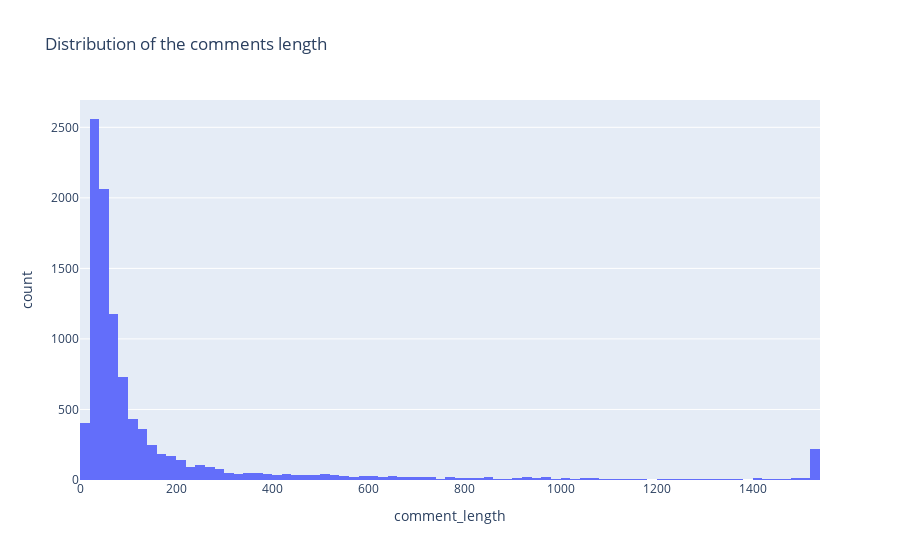

The notebook cell saved with this chart:
### Markdown cell above
On pour voir la correlation entre les variables, on peut utiliser la matrice de correlation. Par exemple hate et harrasment sont correlées.

### Code cell
df['comment_length'] = df['user_input'].apply(len)
px.histogram(df, x='comment_length', title='Distribution of the comments length')

### Figure 1 — Plotly figure (JSON) as saved in the notebook; plotly's stock layout.template omitted (floating-point values rounded to 4 significant figures; data arrays with more than 128 entries replaced by an {"elided": "..."} marker saying what was removed)
{"data": [{"alignmentgroup": "True", "bingroup": "x", "hovertemplate": "comment_length=%{x}<br>count=%{y}<extra></extra>", "legendgroup": "", "marker": {"color": "#636efa", "pattern": {"shape": ""}}, "name": "", "offsetgroup": "", "orientation": "v", "showlegend": false, "type": "histogram", "x": {"elided": "10165 int values"}, "xaxis": "x", "yaxis": "y"}], "layout": {"barmode": "relative", "legend": {"tracegroupgap": 0}, "title": {"text": "Distribution of the comments length"}, "xaxis": {"anchor": "y", "domain": [0, 1], "title": {"text": "comment_length"}}, "yaxis": {"anchor": "x", "domain": [0, 1], "title": {"text": "count"}}}}
